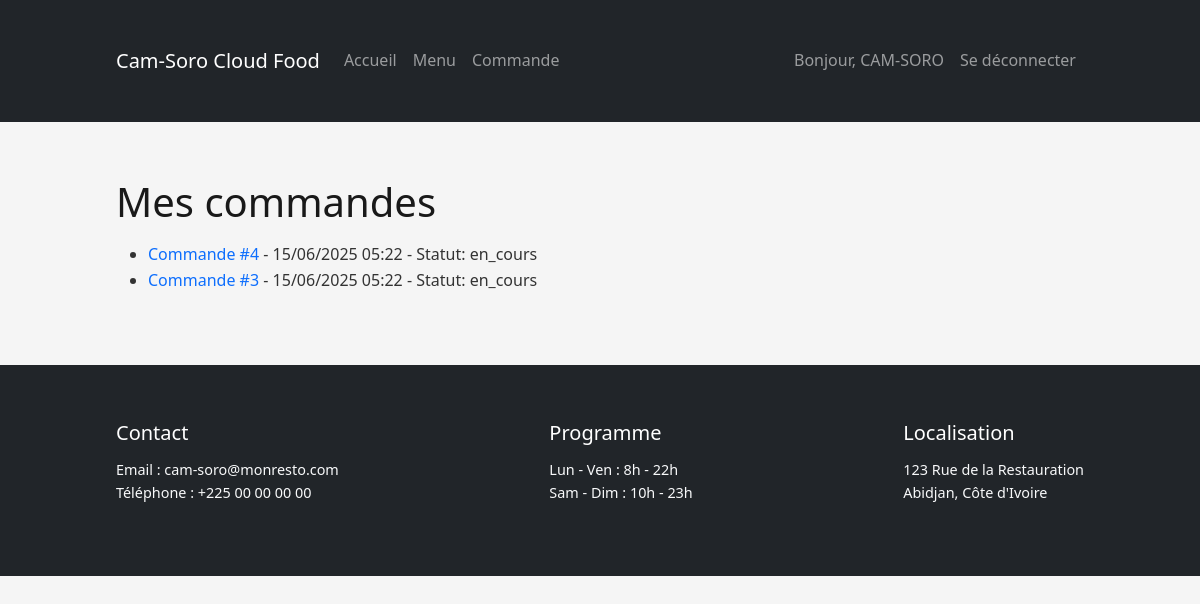
The page /commandes/ (signed in) on the database as committed earlier.
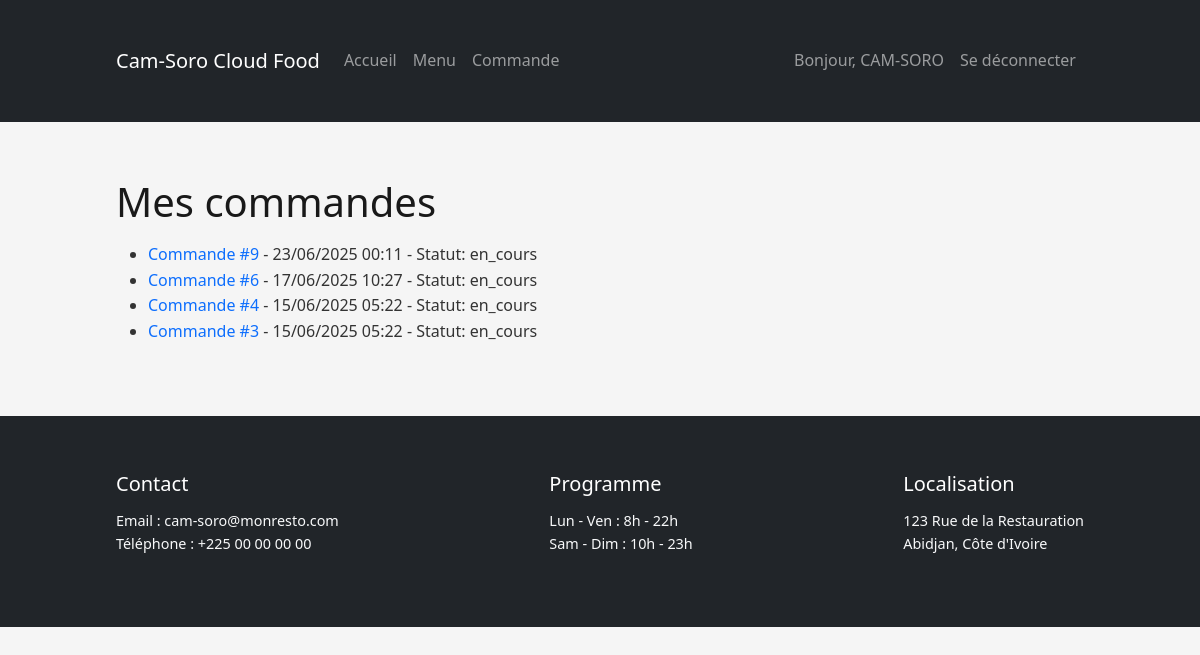
The same page on the database as committed later.
### app/models.py (models this page shows, shortened)
class Commande(models.Model):
    user = models.ForeignKey(User, on_delete=models.CASCADE, related_name='commandes')
    plats = models.ManyToManyField(Menu, through='CommandeDetail')
    date_commande = models.DateTimeField(auto_now_add=True)
    statut = models.CharField(max_length=20, choices=[
        ('en_cours', 'En cours'),
        ('livree', 'Livrée'),
        ('annulee', 'Annulée'),
    ], default='en_cours')

### app/views.py (the view)
# urls.py: path('commandes/', views.commande_list, name='commande_list'),           # Liste des commandes utilisateur
@login_required
def commande_list(request):
    commandes = Commande.objects.filter(user=request.user).order_by('-date_commande')
    return render(request, 'app/commande_list.html', {'commandes': commandes})

### app/templates/app/commande_list.html (shortened to what this page needs)
{% extends 'app/base.html' %}
{% load static %}
{% block content %}
<h1>Mes commandes</h1>
<ul>
  {% for commande in commandes %}
    <li>
      <a href="{% url 'app:commande_detail' commande.pk %}">Commande #{{ commande.id }}</a> - {{ commande.date_commande|date:"d/m/Y H:i" }} - Statut: {{ commande.statut }}
    </li>
  {% empty %}
    <li>Vous n'avez aucune commande.</li>
  {% endfor %}
</ul>
{% endblock %}

Rows that differ between the two databases and show on the page:
added Commande: id "9", date_commande "23/06/2025 00:11", statut "en_cours"
added Commande: id "6", date_commande "17/06/2025 10:27", statut "en_cours"
